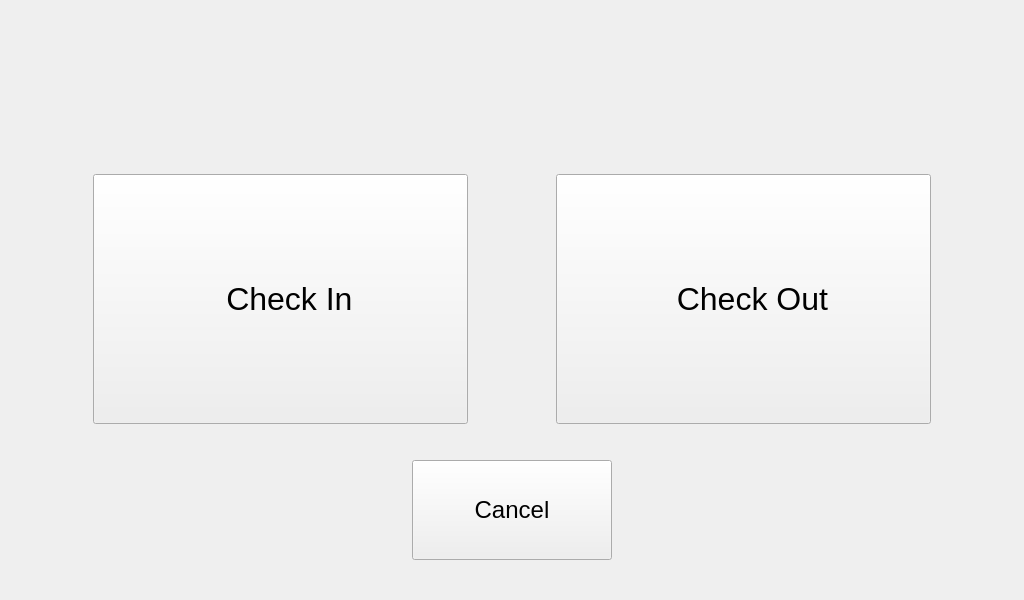
<?xml version="1.0" encoding="UTF-8"?>
<ui version="4.0">
 <class>InOutWidget</class>
 <widget class="QWidget" name="InOutWidget">
  <property name="geometry">
   <rect>
    <x>0</x>
    <y>0</y>
    <width>1024</width>
    <height>600</height>
   </rect>
  </property>
  <property name="windowTitle">
   <string>Form</string>
  </property>
  <layout class="QVBoxLayout" name="verticalLayout">
   <item alignment="Qt::AlignHCenter|Qt::AlignTop">
    <widget class="QLabel" name="logo">
     <property name="text">
      <string/>
     </property>
     <property name="pixmap">
      <pixmap>img/TimeTrackLogo.png</pixmap>
     </property>
     <property name="margin">
      <number>10</number>
     </property>
    </widget>
   </item>
   <item>
    <spacer name="verticalSpacer_5">
     <property name="orientation">
      <enum>Qt::Vertical</enum>
     </property>
     <property name="sizeHint" stdset="0">
      <size>
       <width>20</width>
       <height>40</height>
      </size>
     </property>
    </spacer>
   </item>
   <item alignment="Qt::AlignHCenter|Qt::AlignVCenter">
    <widget class="QLabel" name="studentLabel">
     <property name="font">
      <font>
       <pointsize>32</pointsize>
       <weight>75</weight>
       <bold>true</bold>
      </font>
     </property>
     <property name="text">
      <string/>
     </property>
    </widget>
   </item>
   <item>
    <spacer name="verticalSpacer_4">
     <property name="orientation">
      <enum>Qt::Vertical</enum>
     </property>
     <property name="sizeHint" stdset="0">
      <size>
       <width>20</width>
       <height>40</height>
      </size>
     </property>
    </spacer>
   </item>
   <item>
    <spacer name="verticalSpacer_3">
     <property name="orientation">
      <enum>Qt::Vertical</enum>
     </property>
     <property name="sizeHint" stdset="0">
      <size>
       <width>20</width>
       <height>40</height>
      </size>
     </property>
    </spacer>
   </item>
   <item>
    <layout class="QHBoxLayout" name="horizontalLayout">
     <item>
      <spacer name="horizontalSpacer">
       <property name="orientation">
        <enum>Qt::Horizontal</enum>
       </property>
       <property name="sizeHint" stdset="0">
        <size>
         <width>40</width>
         <height>20</height>
        </size>
       </property>
      </spacer>
     </item>
     <item>
      <widget class="QPushButton" name="checkinButton">
       <property name="sizePolicy">
        <sizepolicy hsizetype="Minimum" vsizetype="Fixed">
         <horstretch>0</horstretch>
         <verstretch>0</verstretch>
        </sizepolicy>
       </property>
       <property name="minimumSize">
        <size>
         <width>375</width>
         <height>250</height>
        </size>
       </property>
       <property name="font">
        <font>
         <pointsize>24</pointsize>
         <weight>50</weight>
         <bold>false</bold>
        </font>
       </property>
       <property name="focusPolicy">
        <enum>Qt::ClickFocus</enum>
       </property>
       <property name="text">
        <string>  Check In</string>
       </property>
       <property name="icon">
        <iconset>
         <normaloff>img/checkin.png</normaloff>img/checkin.png</iconset>
       </property>
       <property name="iconSize">
        <size>
         <width>48</width>
         <height>48</height>
        </size>
       </property>
       <property name="checkable">
        <bool>false</bool>
       </property>
      </widget>
     </item>
     <item>
      <spacer name="horizontalSpacer_3">
       <property name="orientation">
        <enum>Qt::Horizontal</enum>
       </property>
       <property name="sizeHint" stdset="0">
        <size>
         <width>40</width>
         <height>20</height>
        </size>
       </property>
      </spacer>
     </item>
     <item>
      <widget class="QPushButton" name="checkoutButton">
       <property name="minimumSize">
        <size>
         <width>375</width>
         <height>250</height>
        </size>
       </property>
       <property name="font">
        <font>
         <pointsize>24</pointsize>
         <weight>50</weight>
         <bold>false</bold>
        </font>
       </property>
       <property name="focusPolicy">
        <enum>Qt::ClickFocus</enum>
       </property>
       <property name="text">
        <string>  Check Out</string>
       </property>
       <property name="icon">
        <iconset>
         <normaloff>img/checkout.png</normaloff>img/checkout.png</iconset>
       </property>
       <property name="iconSize">
        <size>
         <width>48</width>
         <height>48</height>
        </size>
       </property>
       <property name="checkable">
        <bool>false</bool>
       </property>
      </widget>
     </item>
     <item>
      <spacer name="horizontalSpacer_2">
       <property name="orientation">
        <enum>Qt::Horizontal</enum>
       </property>
       <property name="sizeHint" stdset="0">
        <size>
         <width>40</width>
         <height>20</height>
        </size>
       </property>
      </spacer>
     </item>
    </layout>
   </item>
   <item>
    <spacer name="verticalSpacer">
     <property name="orientation">
      <enum>Qt::Vertical</enum>
     </property>
     <property name="sizeHint" stdset="0">
      <size>
       <width>20</width>
       <height>40</height>
      </size>
     </property>
    </spacer>
   </item>
   <item alignment="Qt::AlignHCenter|Qt::AlignTop">
    <widget class="QPushButton" name="cancelButton">
     <property name="minimumSize">
      <size>
       <width>200</width>
       <height>100</height>
      </size>
     </property>
     <property name="baseSize">
      <size>
       <width>0</width>
       <height>0</height>
      </size>
     </property>
     <property name="font">
      <font>
       <pointsize>18</pointsize>
      </font>
     </property>
     <property name="focusPolicy">
      <enum>Qt::ClickFocus</enum>
     </property>
     <property name="text">
      <string>Cancel</string>
     </property>
     <property name="checkable">
      <bool>false</bool>
     </property>
    </widget>
   </item>
   <item>
    <spacer name="verticalSpacer_2">
     <property name="orientation">
      <enum>Qt::Vertical</enum>
     </property>
     <property name="sizeHint" stdset="0">
      <size>
       <width>20</width>
       <height>40</height>
      </size>
     </property>
    </spacer>
   </item>
  </layout>
 </widget>
 <resources/>
 <connections/>
</ui>
